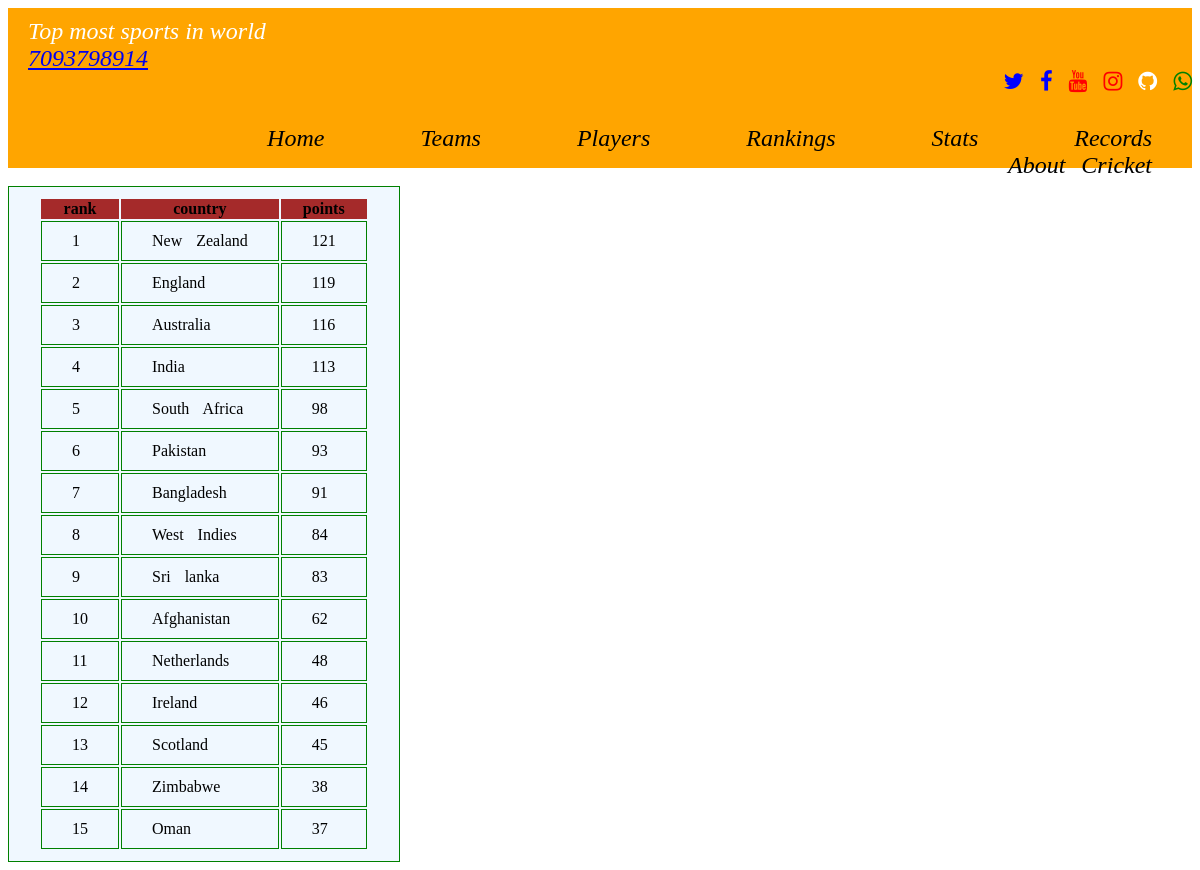
Page /web/icc_odi_team on the committed database.
### web/models.py (models this page shows)
class OdiTeamRankings(models.Model):
    rank=models.IntegerField()
    country=models.CharField(max_length=80)
    points=models.IntegerField()

### web/views.py (the view)
# urls.py: path('icc_odi_team',views.icc_odi_team,name='icc_odi_team'),
def icc_odi_team(request):
    bh=OdiTeamRankings.objects.all
    return render(request,'web/icc_odi_team.html',{'access_records':bh})

### template/web/icc_odi_team.html (shortened to what this page needs)
<!DOCTYPE html>
{% extends "web/all.html" %}
{% load static %}
{% block body_block %}
<body >
    <div class="body">
         <table>
         <div class="dhana">
                <tr>
                  <th colspan="0">rank</th>
                  <th colspan="1">country</th>
                  <th colspan="1">points</th>
                </tr>
                {% for acc in access_records %}
                <tr>
                  <td>{{ acc.rank }}</td>
                  <td>{{ acc.country }}</td>
                  <td>{{ acc.points }}</td>
                </tr>
                {% endfor %}
    </div></table>
        {% endblock %}

### static/images/css/style.css (style rules this page uses)
table,td { border: 1px solid green; background-color: aliceblue; word-spacing: 10px; padding: 10px 30px 10px 30px; color: black; }
th { background-color: brown; }

### rows in the picture
OdiTeamRankings: rank "1", country "New Zealand", points "121"
OdiTeamRankings: rank "2", country "England", points "119"
OdiTeamRankings: rank "3", country "Australia", points "116"
OdiTeamRankings: rank "4", country "India", points "113"
OdiTeamRankings: rank "5", country "South Africa", points "98"
OdiTeamRankings: rank "6", country "Pakistan", points "93"
OdiTeamRankings: rank "7", country "Bangladesh", points "91"
OdiTeamRankings: rank "8", country "West Indies", points "84"
OdiTeamRankings: rank "9", country "Sri lanka", points "83"
OdiTeamRankings: rank "10", country "Afghanistan", points "62"
OdiTeamRankings: rank "11", country "Netherlands", points "48"
OdiTeamRankings: rank "12", country "Ireland", points "46"
OdiTeamRankings: rank "13", country "Scotland", points "45"
OdiTeamRankings: rank "14", country "Zimbabwe", points "38"
OdiTeamRankings: rank "15", country "Oman", points "37"
